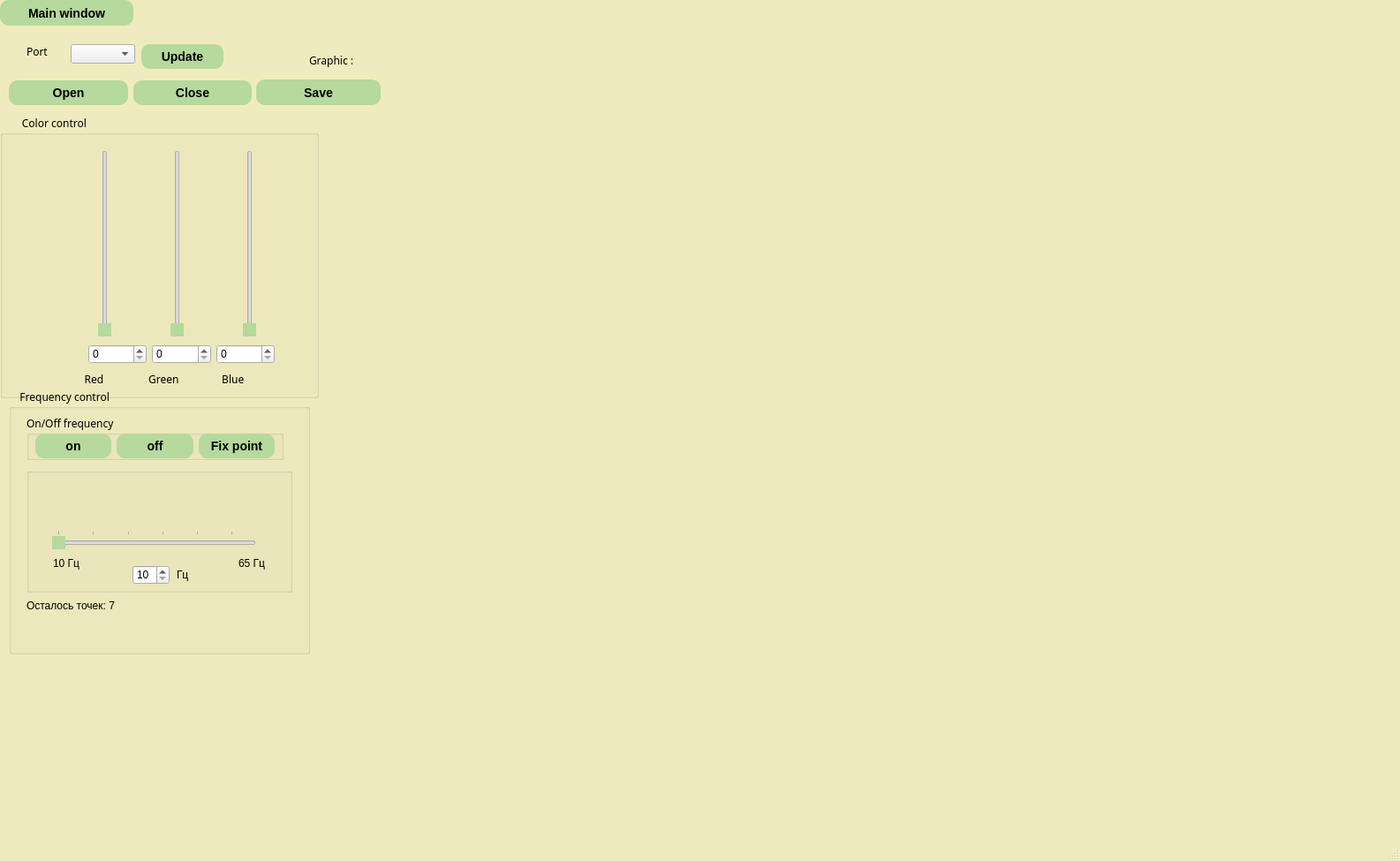
<?xml version="1.0" encoding="UTF-8"?>
<ui version="4.0">
 <class>MainWindow</class>
 <widget class="QMainWindow" name="MainWindow">
  <property name="geometry">
   <rect>
    <x>0</x>
    <y>0</y>
    <width>1585</width>
    <height>975</height>
   </rect>
  </property>
  <property name="maximumSize">
   <size>
    <width>16777215</width>
    <height>16777215</height>
   </size>
  </property>
  <property name="contextMenuPolicy">
   <enum>Qt::NoContextMenu</enum>
  </property>
  <property name="windowTitle">
   <string>FilEye</string>
  </property>
  <property name="windowIcon">
   <iconset>
    <normaloff>../../../../../Downloads/poop-shit-poo-cream-ice-2_108504.ico</normaloff>
    <normalon>poop-shit-poo-cream-ice-2_108504.ico</normalon>../../../../../Downloads/poop-shit-poo-cream-ice-2_108504.ico</iconset>
  </property>
  <property name="toolTip">
   <string/>
  </property>
  <property name="styleSheet">
   <string notr="true">QMainWindow{
	background-color:rgb(240, 235, 190)
}
QPushButton{
	background-color:rgb(182, 217, 157);
	border-style: outset;
	border-radius: 10px;
	border-color: beige;
	font: bold 14px;
	padding: 6px;		
}
QPushButton:pressed{
	background-color:rgb(147, 204, 105);
	border-style: outset;
	border-radius: 10px;
	border-color: beige;
	font: bold 14px;
	padding: 6px	
}
QSlider::handle:horizontal {
	background: rgb(182, 217, 157);
	padding: 6px;
	border-style: outset;
	border-radius: 10px;
	border-color: beige;
	font: bold 14px;
	margin: 0 -4px;
	
}
QSlider::handle:vertical {
	background: rgb(182, 217, 157);
	padding: 6px;
	border-style: outset;
	border-radius: 10px;
	border-color: beige;
	font: bold 14px;
	margin: 0 -4px;
	
}</string>
  </property>
  <property name="toolButtonStyle">
   <enum>Qt::ToolButtonFollowStyle</enum>
  </property>
  <widget class="QWidget" name="centralwidget">
   <widget class="QWidget" name="layoutWidget">
    <property name="geometry">
     <rect>
      <x>10</x>
      <y>90</y>
      <width>275</width>
      <height>31</height>
     </rect>
    </property>
    <layout class="QHBoxLayout" name="horizontalLayout">
     <item>
      <widget class="QPushButton" name="open_port_but">
       <property name="text">
        <string>Open</string>
       </property>
      </widget>
     </item>
     <item>
      <widget class="QPushButton" name="close_port_but">
       <property name="text">
        <string>Close</string>
       </property>
      </widget>
     </item>
    </layout>
   </widget>
   <widget class="QGroupBox" name="groupBox">
    <property name="geometry">
     <rect>
      <x>0</x>
      <y>130</y>
      <width>361</width>
      <height>321</height>
     </rect>
    </property>
    <property name="font">
     <font>
      <family>Snap ITC</family>
     </font>
    </property>
    <property name="title">
     <string>        Color control</string>
    </property>
    <widget class="QWidget" name="layoutWidget">
     <property name="geometry">
      <rect>
       <x>50</x>
       <y>40</y>
       <width>301</width>
       <height>211</height>
      </rect>
     </property>
     <layout class="QHBoxLayout" name="horizontalLayout_2">
      <item>
       <widget class="QSlider" name="red_slider">
        <property name="maximum">
         <number>255</number>
        </property>
        <property name="orientation">
         <enum>Qt::Vertical</enum>
        </property>
       </widget>
      </item>
      <item>
       <widget class="QSlider" name="green_slider">
        <property name="maximum">
         <number>255</number>
        </property>
        <property name="orientation">
         <enum>Qt::Vertical</enum>
        </property>
       </widget>
      </item>
      <item>
       <widget class="QSlider" name="blue_slider">
        <property name="maximum">
         <number>255</number>
        </property>
        <property name="orientation">
         <enum>Qt::Vertical</enum>
        </property>
       </widget>
      </item>
     </layout>
    </widget>
    <widget class="QWidget" name="layoutWidget">
     <property name="geometry">
      <rect>
       <x>80</x>
       <y>290</y>
       <width>241</width>
       <height>19</height>
      </rect>
     </property>
     <layout class="QHBoxLayout" name="horizontalLayout_3">
      <item>
       <widget class="QLabel" name="label">
        <property name="font">
         <font>
          <family>Snap ITC</family>
         </font>
        </property>
        <property name="text">
         <string>     Red</string>
        </property>
       </widget>
      </item>
      <item>
       <widget class="QLabel" name="label_2">
        <property name="font">
         <font>
          <family>Snap ITC</family>
         </font>
        </property>
        <property name="text">
         <string>  Green</string>
        </property>
       </widget>
      </item>
      <item>
       <widget class="QLabel" name="label_3">
        <property name="font">
         <font>
          <family>Snap ITC</family>
         </font>
        </property>
        <property name="text">
         <string>  Blue</string>
        </property>
       </widget>
      </item>
     </layout>
    </widget>
    <widget class="QWidget" name="layoutWidget">
     <property name="geometry">
      <rect>
       <x>100</x>
       <y>260</y>
       <width>211</width>
       <height>23</height>
      </rect>
     </property>
     <layout class="QHBoxLayout" name="horizontalLayout_5">
      <item>
       <widget class="QSpinBox" name="spinBox_red">
        <property name="maximum">
         <number>255</number>
        </property>
       </widget>
      </item>
      <item>
       <widget class="QSpinBox" name="spinBox_green">
        <property name="maximum">
         <number>255</number>
        </property>
       </widget>
      </item>
      <item>
       <widget class="QSpinBox" name="spinBox_blue">
        <property name="maximum">
         <number>255</number>
        </property>
       </widget>
      </item>
     </layout>
    </widget>
   </widget>
   <widget class="QLabel" name="label_4">
    <property name="geometry">
     <rect>
      <x>30</x>
      <y>50</y>
      <width>55</width>
      <height>16</height>
     </rect>
    </property>
    <property name="font">
     <font>
      <family>Snap ITC</family>
     </font>
    </property>
    <property name="text">
     <string>Port</string>
    </property>
   </widget>
   <widget class="QGroupBox" name="groupBox_4">
    <property name="geometry">
     <rect>
      <x>10</x>
      <y>440</y>
      <width>341</width>
      <height>301</height>
     </rect>
    </property>
    <property name="font">
     <font>
      <family>Snap ITC</family>
     </font>
    </property>
    <property name="title">
     <string>    Frequency control</string>
    </property>
    <widget class="QGroupBox" name="groupBox_2">
     <property name="geometry">
      <rect>
       <x>20</x>
       <y>90</y>
       <width>301</width>
       <height>141</height>
      </rect>
     </property>
     <property name="title">
      <string/>
     </property>
     <widget class="QSlider" name="freq_dial">
      <property name="geometry">
       <rect>
        <x>29</x>
        <y>70</y>
        <width>231</width>
        <height>22</height>
       </rect>
      </property>
      <property name="mouseTracking">
       <bool>false</bool>
      </property>
      <property name="tabletTracking">
       <bool>true</bool>
      </property>
      <property name="minimum">
       <number>10</number>
      </property>
      <property name="maximum">
       <number>65</number>
      </property>
      <property name="singleStep">
       <number>5</number>
      </property>
      <property name="value">
       <number>10</number>
      </property>
      <property name="orientation">
       <enum>Qt::Horizontal</enum>
      </property>
      <property name="tickPosition">
       <enum>QSlider::TicksAbove</enum>
      </property>
     </widget>
     <widget class="QLabel" name="label_5">
      <property name="geometry">
       <rect>
        <x>30</x>
        <y>100</y>
        <width>55</width>
        <height>16</height>
       </rect>
      </property>
      <property name="text">
       <string>10 Гц</string>
      </property>
     </widget>
     <widget class="QLabel" name="label_6">
      <property name="geometry">
       <rect>
        <x>240</x>
        <y>100</y>
        <width>55</width>
        <height>16</height>
       </rect>
      </property>
      <property name="text">
       <string>65 Гц</string>
      </property>
     </widget>
     <widget class="QSpinBox" name="spinBox">
      <property name="geometry">
       <rect>
        <x>120</x>
        <y>110</y>
        <width>42</width>
        <height>22</height>
       </rect>
      </property>
      <property name="minimum">
       <number>10</number>
      </property>
      <property name="maximum">
       <number>65</number>
      </property>
      <property name="value">
       <number>10</number>
      </property>
     </widget>
     <widget class="QLabel" name="label_8">
      <property name="geometry">
       <rect>
        <x>170</x>
        <y>110</y>
        <width>55</width>
        <height>21</height>
       </rect>
      </property>
      <property name="text">
       <string>Гц</string>
      </property>
     </widget>
    </widget>
    <widget class="QGroupBox" name="groupBox_3">
     <property name="geometry">
      <rect>
       <x>20</x>
       <y>30</y>
       <width>291</width>
       <height>51</height>
      </rect>
     </property>
     <property name="font">
      <font>
       <family>Snap ITC</family>
      </font>
     </property>
     <property name="title">
      <string>On/Off frequency</string>
     </property>
     <widget class="QWidget" name="layoutWidget">
      <property name="geometry">
       <rect>
        <x>10</x>
        <y>20</y>
        <width>271</width>
        <height>31</height>
       </rect>
      </property>
      <layout class="QHBoxLayout" name="horizontalLayout_4">
       <item>
        <widget class="QPushButton" name="on_b">
         <property name="text">
          <string>on</string>
         </property>
        </widget>
       </item>
       <item>
        <widget class="QPushButton" name="off_b">
         <property name="text">
          <string>off</string>
         </property>
        </widget>
       </item>
       <item>
        <widget class="QPushButton" name="fix_point_button">
         <property name="text">
          <string>Fix point</string>
         </property>
        </widget>
       </item>
      </layout>
     </widget>
    </widget>
    <widget class="QWidget" name="verticalLayoutWidget">
     <property name="geometry">
      <rect>
       <x>20</x>
       <y>230</y>
       <width>301</width>
       <height>31</height>
      </rect>
     </property>
     <layout class="QVBoxLayout" name="verticalLayout">
      <item>
       <widget class="QLabel" name="point_label">
        <property name="text">
         <string>Осталось точек: 7</string>
        </property>
       </widget>
      </item>
     </layout>
    </widget>
   </widget>
   <widget class="QLabel" name="label_7">
    <property name="geometry">
     <rect>
      <x>350</x>
      <y>60</y>
      <width>81</width>
      <height>16</height>
     </rect>
    </property>
    <property name="font">
     <font>
      <family>Snap ITC</family>
     </font>
    </property>
    <property name="text">
     <string>Graphic :</string>
    </property>
   </widget>
   <widget class="QWidget" name="horizontalLayoutWidget">
    <property name="geometry">
     <rect>
      <x>440</x>
      <y>10</y>
      <width>1041</width>
      <height>671</height>
     </rect>
    </property>
    <layout class="QHBoxLayout" name="horizontalLayout_6">
     <property name="spacing">
      <number>1</number>
     </property>
    </layout>
   </widget>
   <widget class="QPushButton" name="escape_but">
    <property name="geometry">
     <rect>
      <x>0</x>
      <y>0</y>
      <width>151</width>
      <height>29</height>
     </rect>
    </property>
    <property name="text">
     <string>Main window</string>
    </property>
   </widget>
   <widget class="QComboBox" name="comboBox">
    <property name="geometry">
     <rect>
      <x>80</x>
      <y>50</y>
      <width>73</width>
      <height>22</height>
     </rect>
    </property>
   </widget>
   <widget class="QPushButton" name="update_but">
    <property name="geometry">
     <rect>
      <x>160</x>
      <y>50</y>
      <width>93</width>
      <height>28</height>
     </rect>
    </property>
    <property name="text">
     <string>Update</string>
    </property>
   </widget>
   <widget class="QPushButton" name="save_button">
    <property name="geometry">
     <rect>
      <x>290</x>
      <y>90</y>
      <width>141</width>
      <height>29</height>
     </rect>
    </property>
    <property name="text">
     <string>Save</string>
    </property>
   </widget>
  </widget>
  <widget class="QStatusBar" name="statusbar"/>
 </widget>
 <resources/>
 <connections/>
</ui>
